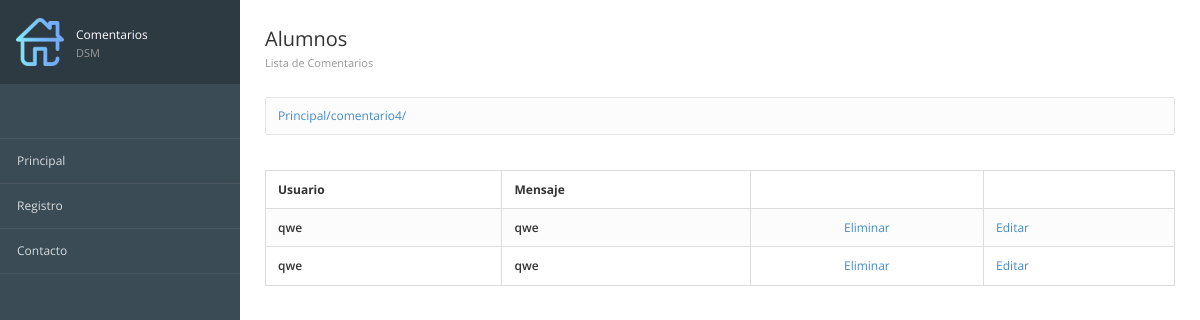
Before: /comentario4/ with the older database file.
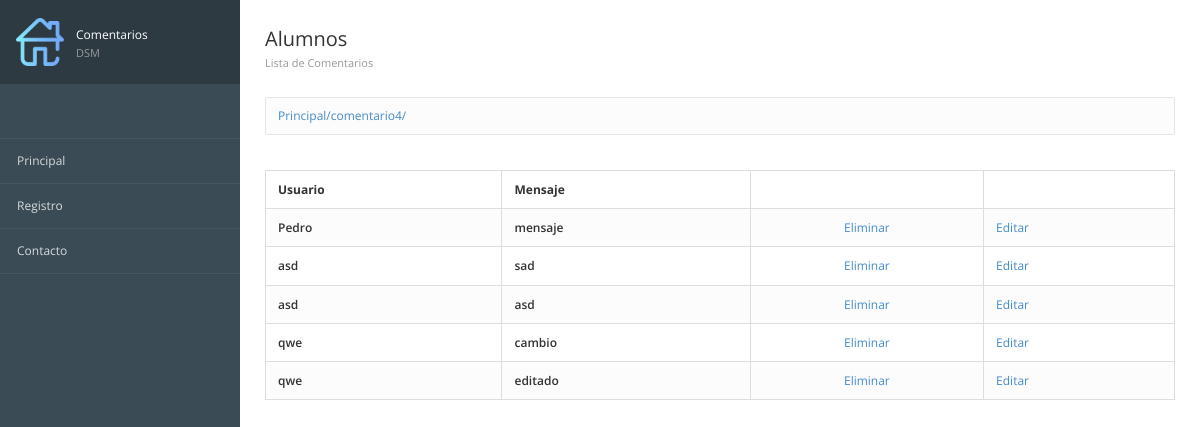
After: the same page with the newer database file.
### registros/models.py (models this page shows, shortened)
class ComentarioContacto(models.Model):
    id = models.AutoField(primary_key=True,verbose_name="Clave")
    usuario = models.TextField(verbose_name="Usuario")
    mensaje = models.TextField(verbose_name="Comentario")
    created =models.DateTimeField(auto_now_add=True,verbose_name="Registrado")
    class Meta:
        verbose_name = "Comentario Contacto"
        verbose_name_plural = "Comentarios Contactos"
        ordering = ["-created"]

### registros/views.py (the view)
# urls.py: path('comentario4/',views_registros.comentario4,name="comentarioConsultas"),
def comentario4(request):
     comentarios=ComentarioContacto.objects.only("mensaje")
     return render(request,"registros/comentarioConsultas.html",{'comentarios':comentarios})

### inicio/templates/registros/comentarioConsultas.html (shortened to what this page needs)
{% extends "inicio/encabezado.html" %}
{% block imagen %}
	{% load static %}
	{%static 'inicio/images/home.png'%}
{% endblock %}
{% block pag %}Comentarios {% endblock %}
			{% block encabezado %}
			<h3>Alumnos
				<small>Lista de Comentarios </small></h3>
			{% endblock %}
{% block contenido %}
<table class="table table-bordered table-striped">
    <thead>
        <tr>
            <th>Usuario</th>
            <th>Mensaje</th>
            <th></th>
            <th></th>
        </tr>
    </thead>
	<tbody>
		{% for comentario in comentarios %}
		<tr>
			<td class="text-semibold">{{ comentario.usuario }}</td>
			<td class="text-semibold">{{ comentario.mensaje }}</td>
			<td class="text-center">
				<a href="{%url 'Eliminar' comentario.id%}">Eliminar</a>
			</td>
			<td class=>
				<a href="{%url 'ConsultaIndividual' comentario.id%}">Editar</a>
			</td>
		</tr>
		{% endfor %}
	</tbody>
</table>
{% endblock %}

Changed rows visible on the page:
added ComentarioContacto: usuario "Pedro", mensaje "mensaje"
added ComentarioContacto: usuario "asd", mensaje "sad"
added ComentarioContacto: usuario "asd", mensaje "asd"
changed ComentarioContacto: mensaje "qwe" → "cambio"
changed ComentarioContacto: mensaje "qwe" → "editado"
